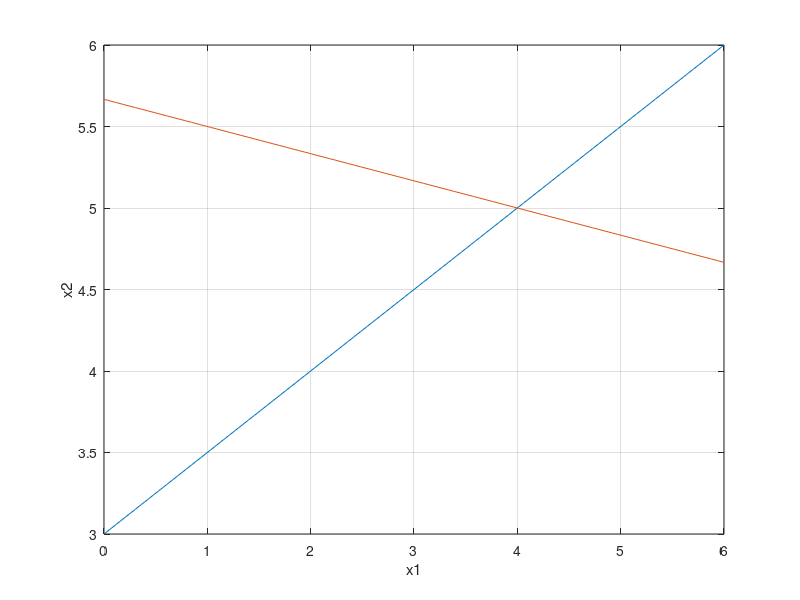

The MATLAB script that drew this image:
x1 = linspace(0,6);

% 4x1 - 8x2 = -24
x2 = -(4/-8)*x1 + (-24/-8);
plot(x1,x2)

hold on

% x1 + 6x2 = 34
x2 = -(1/6)*x1 + (34/6);
plot(x1,x2)

xlabel('x1')
ylabel('x2')
grid